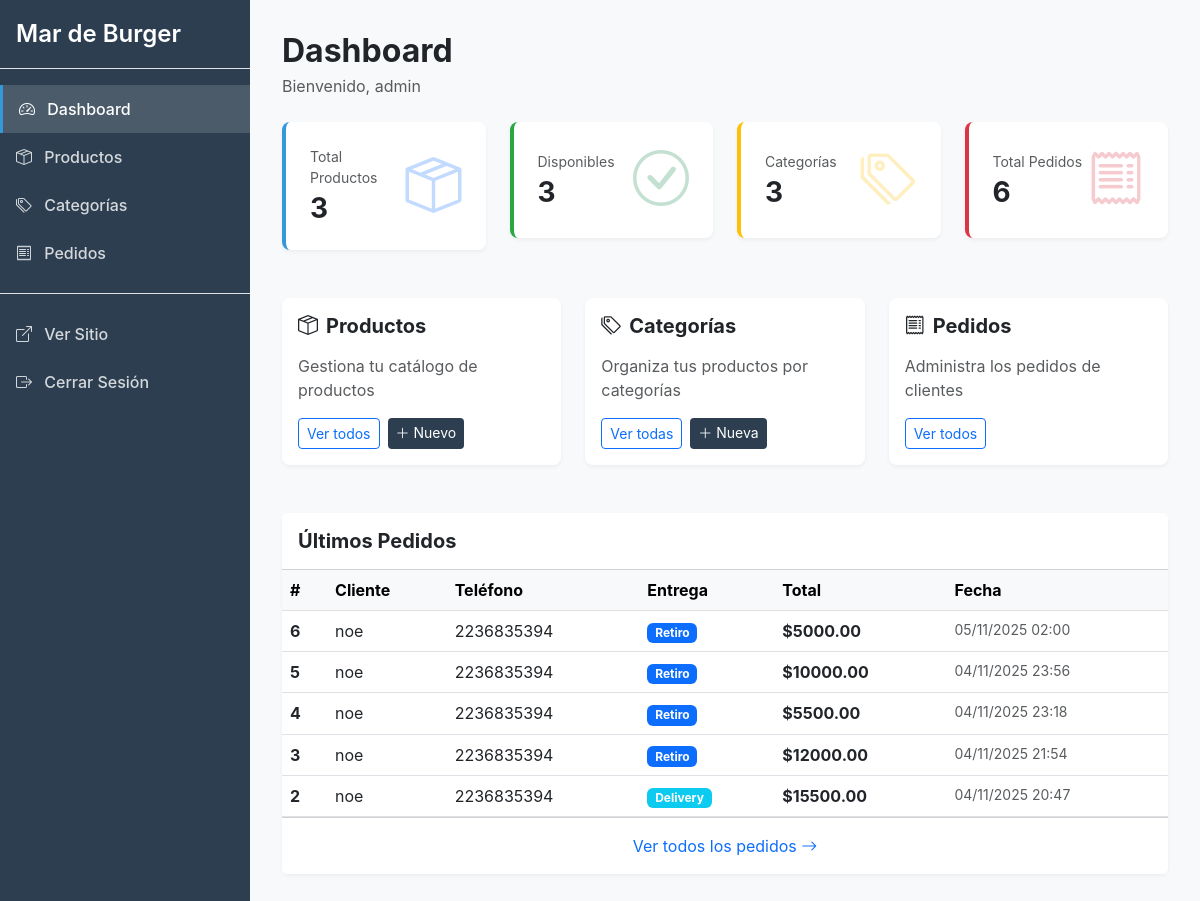
The page /panel/ (signed in) on the database its author committed.
### menu/models.py (models this page shows, shortened)
class Pedido(models.Model):
    METODO_PAGO = [
        ('efectivo', 'Efectivo'),
        ('transferencia', 'Transferencia Bancaria'),
        ('mercadopago', 'Mercado Pago'),
    ]
    TIPO_ENTREGA = [
        ('retiro', 'Retiro en local'),
        ('delivery', 'Delivery'),
    ]
    nombre_cliente = models.CharField(max_length=200)
    telefono = models.CharField(max_length=20)
    direccion = models.TextField(
        blank=True,
        help_text="Solo necesario para delivery"
    )
    tipo_entrega = models.CharField(
        max_length=20,
        choices=TIPO_ENTREGA,
        default='retiro'
    )
    metodo_pago = models.CharField(
        max_length=20,
        choices=METODO_PAGO,
        default='efectivo'
    )
    total = models.DecimalField(
        max_digits=10,
        decimal_places=2,
        help_text="Total del pedido"
    )
    notas = models.TextField(
        blank=True,
        help_text="Aclaraciones o instrucciones especiales"
    )
    fecha = models.DateTimeField(auto_now_add=True)
    class Meta:
        ordering = ['-fecha']
        verbose_name_plural = "Pedidos"

### panel/views.py (the view)
# urls.py: path('', views.DashboardView.as_view(), name='panel_dashboard'),
class DashboardView(LoginRequiredMixin, TemplateView):
    template_name = 'panel/dashboard.html'
    login_url = reverse_lazy('panel_login')
    def get_context_data(self, **kwargs):
        context = super().get_context_data(**kwargs)
        context['total_productos'] = Producto.objects.count()
        context['total_categorias'] = Categoria.objects.count()
        context['total_pedidos'] = Pedido.objects.count()
        context['productos_disponibles'] = Producto.objects.filter(disponible=True).count()
        context['ultimos_pedidos'] = Pedido.objects.all()[:5]
        return context

### panel/templates/panel/dashboard.html (shortened to what this page needs)
{% extends 'panel/base_panel.html' %}
{% block content %}
<div class="d-flex justify-content-between align-items-center mb-4">
    <div>
        <h1 class="h2 fw-bold mb-1">Dashboard</h1>
        <p class="text-muted mb-0">Bienvenido, {{ user.username }}</p>
    </div>
</div>
<div class="row g-4 mb-5">
    <div class="col-md-3">
        <div class="card stat-card">
            <div class="d-flex justify-content-between align-items-center">
                <div>
                    <p class="text-muted mb-1 small">Total Productos</p>
                    <h3 class="fw-bold mb-0">{{ total_productos }}</h3>
                </div>
                <i class="bi bi-box-seam display-4 text-primary opacity-25"></i>
            </div>
        </div>
    </div>
    <div class="col-md-3">
        <div class="card stat-card" style="border-left-color: #28a745;">
            <div class="d-flex justify-content-between align-items-center">
                <div>
                    <p class="text-muted mb-1 small">Disponibles</p>
                    <h3 class="fw-bold mb-0">{{ productos_disponibles }}</h3>
                </div>
                <i class="bi bi-check-circle display-4 text-success opacity-25"></i>
            </div>
        </div>
    </div>
    <div class="col-md-3">
        <div class="card stat-card" style="border-left-color: #ffc107;">
            <div class="d-flex justify-content-between align-items-center">
                <div>
                    <p class="text-muted mb-1 small">Categorías</p>
                    <h3 class="fw-bold mb-0">{{ total_categorias }}</h3>
                </div>
                <i class="bi bi-tags display-4 text-warning opacity-25"></i>
            </div>
        </div>
    </div>
    <div class="col-md-3">
        <div class="card stat-card" style="border-left-color: #dc3545;">
            <div class="d-flex justify-content-between align-items-center">
                <div>
                    <p class="text-muted mb-1 small">Total Pedidos</p>
                    <h3 class="fw-bold mb-0">{{ total_pedidos }}</h3>
                </div>
                <i class="bi bi-receipt display-4 text-danger opacity-25"></i>
            </div>
        </div>
    </div>
</div>
<div class="row g-4 mb-5">
    <div class="col-md-4">
        <div class="card">
            <div class="card-body">
                <h5 class="card-title fw-bold mb-3">
                    <i class="bi bi-box-seam me-2"></i>Productos
                </h5>
                <p class="card-text text-muted mb-3">Gestiona tu catálogo de productos</p>
                <div class="d-flex gap-2">
                    <a href="{% url 'panel_producto_list' %}" class="btn btn-outline-primary btn-sm">
                        Ver todos
                    </a>
                    <a href="{% url 'panel_producto_create' %}" class="btn btn-primary btn-sm">
                        <i class="bi bi-plus-lg"></i> Nuevo
                    </a>
                </div>
            </div>
        </div>
    </div>
    <div class="col-md-4">
        <div class="card">
            <div class="card-body">
                <h5 class="card-title fw-bold mb-3">
                    <i class="bi bi-tags me-2"></i>Categorías
                </h5>
                <p class="card-text text-muted mb-3">Organiza tus productos por categorías</p>
                <div class="d-flex gap-2">
                    <a href="{% url 'panel_categoria_list' %}" class="btn btn-outline-primary btn-sm">
                        Ver todas
                    </a>
                    <a href="{% url 'panel_categoria_create' %}" class="btn btn-primary btn-sm">
                        <i class="bi bi-plus-lg"></i> Nueva
                    </a>
                </div>
            </div>
        </div>
    </div>
    <div class="col-md-4">
        <div class="card">
            <div class="card-body">
                <h5 class="card-title fw-bold mb-3">
                    <i class="bi bi-receipt me-2"></i>Pedidos
                </h5>
                <p class="card-text text-muted mb-3">Administra los pedidos de clientes</p>
                <div class="d-flex gap-2">
                    <a href="{% url 'panel_pedido_list' %}" class="btn btn-outline-primary btn-sm">
                        Ver todos
                    </a>
                </div>
            </div>
        </div>
    </div>
</div>
{% if ultimos_pedidos %}
<div class="card">
    <div class="card-header bg-white py-3">
        <h5 class="mb-0 fw-bold">Últimos Pedidos</h5>
    </div>
    <div class="card-body p-0">
        <div class="table-responsive">
            <table class="table table-hover mb-0">
                <thead class="table-light">
                    <tr>
                        <th>#</th>
                        <th>Cliente</th>
                        <th>Teléfono</th>
                        <th>Entrega</th>
                        <th>Total</th>
                        <th>Fecha</th>
                    </tr>
                </thead>
                <tbody>
                    {% for pedido in ultimos_pedidos %}
                    <tr>
                        <td class="fw-bold">{{ pedido.id }}</td>
                        <td>{{ pedido.nombre_cliente }}</td>
                        <td>{{ pedido.telefono }}</td>
                        <td>
                            {% if pedido.tipo_entrega == 'retiro' %}
                                <span class="badge bg-primary">Retiro</span>
                            {% else %}
                                <span class="badge bg-info">Delivery</span>
                            {% endif %}
                        </td>
                        <td class="fw-bold">${{ pedido.total }}</td>
                        <td class="text-muted small">{{ pedido.fecha|date:"d/m/Y H:i" }}</td>
                    </tr>
                    {% endfor %}
                </tbody>
            </table>
        </div>
    </div>
    <div class="card-footer bg-white text-center py-3">
        <a href="{% url 'panel_pedido_list' %}" class="text-decoration-none">
            Ver todos los pedidos <i class="bi bi-arrow-right"></i>
        </a>
    </div>
</div>
{% endif %}
{% endblock %}

### panel/templates/panel/base_panel.html (style rules this page uses)
:root { --primary-color: #2c3e50; --secondary-color: #34495e; --accent-color: #3498db; --sidebar-width: 250px; }
body { font-family: -apple-system, BlinkMacSystemFont, 'Segoe UI', Roboto, sans-serif; background-color: #f8f9fa; }
.card { border: none; border-radius: 8px; box-shadow: 0 2px 4px rgba(0,0,0,0.05); }
.stat-card { padding: 1.5rem; border-left: 4px solid var(--accent-color); }
.table { background-color: white; }
.btn-primary { background-color: var(--primary-color); border: none; }

### rows shown on the page
Pedido: id "6", nombre_cliente "noe", telefono "2236835394", tipo_entrega "Retiro", total "5000.00", fecha "05/11/2025 02:00"
Pedido: id "5", nombre_cliente "noe", telefono "2236835394", tipo_entrega "Retiro", total "10000.00", fecha "04/11/2025 23:56"
Pedido: id "4", nombre_cliente "noe", telefono "2236835394", tipo_entrega "Retiro", total "5500.00", fecha "04/11/2025 23:18"
Pedido: id "3", nombre_cliente "noe", telefono "2236835394", tipo_entrega "Retiro", total "12000.00", fecha "04/11/2025 21:54"
Pedido: id "2", nombre_cliente "noe", telefono "2236835394", tipo_entrega "Delivery", total "15500.00", fecha "04/11/2025 20:47"

### other values the page prints
{{ user.username }} "admin"
{{ total_productos }} "3"
{{ productos_disponibles }} "3"
{{ total_categorias }} "3"
{{ total_pedidos }} "6"
